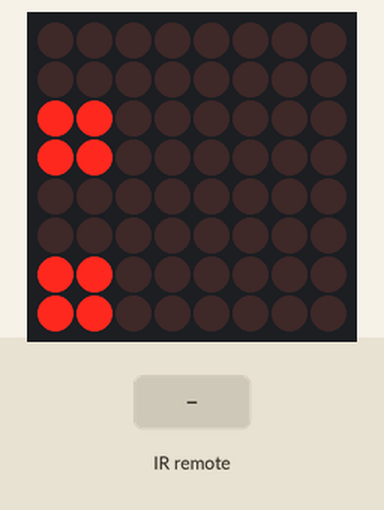
This sketch was run on a simulated Arduino Uno, built with avr-gcc and run on an emulated ATmega328P. Shown: 8×8 LED matrix. The test bench sets the inputs (shaded band). What the sketch prints to the serial monitor is not drawn.

Above: at 1.2 s.
1.3 s: infrared code 0xFFE21D received
2.8 s: infrared code 0xFFE01F received
Timing chart, 0 to 5.8 s (numbered marks = the images above; inputs shaded):
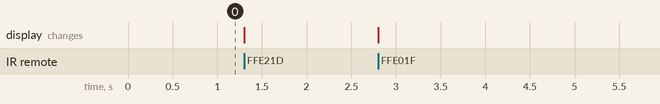

The sketch:

IR_Receiver_LED_Matrix.ino
```cpp
//www.elegoo.com
//2016.12.9

#include "IRremote.h"
#include "LedControl.h"

#define ACTION_DIGIT   100
#define ACTION_VOLUME  101
#define ACTION_UP_DOWN 102
#define ACTION_MOVE    103
#define ACTION_STOP    104
#define ACTION_EQ      105
#define ACTION_REPT    106
#define ACTION_POWER   107
#define ACTION_REPEAT  108
#define ACTION_PAUSE   109

int receiver    = 11; // Signal Pin of IR receiver to Arduino Digital Pin 11
int nextDigit   = 0;
int column      = 0;
int factor      = 2;
int intensity   = 8;
int nextAction  = 0;
int deltaVolume = 0;
int deltaMove   = 0;
int deltaUpDown = 0;


/*-----( Declare objects )-----*/
LedControl lc=LedControl(7,5,6,1);
IRrecv irrecv(receiver);     // create instance of 'irrecv'
decode_results results;      // create instance of 'decode_results'

/*-----( Function )-----*/
void translateIR() // takes action based on IR code received

// describing Remote IR codes

{

	switch(results.value)

	{
		case 0xFFA25D: nextAction = ACTION_POWER;                      break;
		case 0xFFE21D: nextAction = ACTION_STOP;                       break;
		case 0xFFA857: nextAction = ACTION_VOLUME;  deltaVolume = -1;  break;
		case 0xFF629D: nextAction = ACTION_VOLUME;  deltaVolume =  1;  break;
		case 0xFF22DD: nextAction = ACTION_MOVE;    deltaMove   = -1;  break;
		case 0xFFC23D: nextAction = ACTION_MOVE;    deltaMove   =  1;  break;
		case 0xFF02FD: nextAction = ACTION_PAUSE;                      break;
		case 0xFFE01F: nextAction = ACTION_UP_DOWN; deltaUpDown = -1;  break;
		case 0xFF906F: nextAction = ACTION_UP_DOWN; deltaUpDown =  1;  break;
		case 0xFF9867: nextAction = ACTION_EQ;                         break;
		case 0xFFB04F: nextAction = ACTION_REPT;                       break;
		case 0xFF6897: nextAction = ACTION_DIGIT;   nextDigit    = 0;  break;
		case 0xFF30CF: nextAction = ACTION_DIGIT;   nextDigit    = 1;  break;
		case 0xFF18E7: nextAction = ACTION_DIGIT;   nextDigit    = 2;  break;
		case 0xFF7A85: nextAction = ACTION_DIGIT;   nextDigit    = 3;  break;
		case 0xFF10EF: nextAction = ACTION_DIGIT;   nextDigit    = 4;  break;
		case 0xFF38C7: nextAction = ACTION_DIGIT;   nextDigit    = 5;  break;
		case 0xFF5AA5: nextAction = ACTION_DIGIT;   nextDigit    = 6;  break;
		case 0xFF42BD: nextAction = ACTION_DIGIT;   nextDigit    = 7;  break;
		case 0xFF4AB5: nextAction = ACTION_DIGIT;   nextDigit    = 8;  break;
		case 0xFF52AD: nextAction = ACTION_DIGIT;   nextDigit    = 9;  break;
		case 0xFFFFFFFF:                                               break; // Repeat: leave nextAction unchanged

		default:
			Serial.println(" other button   ");						   break;

	}


} //END translateIR

void executeAction(int action)
{
	Serial.print("Next action is: ");
	Serial.println(action);
	switch (action)
	{
	case ACTION_DIGIT:   handleDigit(nextDigit);        break;
	case ACTION_UP_DOWN: handleIntensity(deltaUpDown);  break;
	case ACTION_STOP:    handleStop();                  break;

	default:                                            break; //leave all other buttons unattended for now
	}
}

byte enlargeBinaryNumber(byte number, int factor) {
	// double each bit of the given number
	// factor must be 1 or 2
	// if factor = 2, only the 4 LSBs of number are used
	if (factor < 1) {
		factor = 1;
	}
	if (factor > 2) {
		factor = 2;
	}
	byte result = (byte) number;
	if (factor == 2) {
		number &= B00001111; // we only use the 4 LSBs of given number
		byte pattern = B00000001;
		result  = B00000000;
		for (int i = 0; i < 4; i++) {
			byte temp = number & pattern;
			result = result >> 2;
			if (temp == B00000001) {
				result |= B11000000;
			}
			number = number >> 1;
		}
	}

	return result;
}

void setDigitToMatrixColumn(int column, int digit, int factor, int intensity) {
	// print a number ranging from 0 - 59 into column and column + 1 of led matrix
	// each bit consists of a factor x factor array of LEDs
	// intensity must range from 0 .. 15
	byte largeDigit  = enlargeBinaryNumber((byte)(digit), factor);

	lc.setIntensity(0,intensity);
	for (int i=0; i < factor; i++) {
		lc.setColumn(0, factor * column + i, largeDigit);
	}
}

void wakeUpMatrix(void) {
	// The MAX72XX is in power-saving mode on startup, we have to do a wakeup call
	lc.shutdown(0,false);
	// Set the brightness to a medium value
	lc.setIntensity(0,intensity);
	// and clear the display
	lc.clearDisplay(0);
}

void handleIntensity(int delta)
{
	intensity += delta;
	if (intensity > 15) {
		intensity = 15;
	}
	if (intensity < 0) {
		intensity = 0;
	}
	lc.setIntensity(0,intensity);
}

void handleDigit(int digit)
{
	if (column < (8 / factor)) {
		if (digit < 10) {
			setDigitToMatrixColumn(column++, digit, factor, intensity);
			Serial.println(digit);
		}
	}
}

void handleStop(void)
{
	nextDigit = 0;
	column = 0;
	lc.clearDisplay(0);
	nextAction = 0;
	deltaVolume = 0;
	deltaMove = 0;
	deltaUpDown = 0;
}


void setup()   /*----( SETUP: RUNS ONCE )----*/
{
	wakeUpMatrix();
	setDigitToMatrixColumn(0, 5, factor, intensity);
	Serial.begin(9600);
	Serial.println("IR Receiver Button Decode");
	irrecv.enableIRIn(); // Start the receiver

}/*--(end setup )---*/


void loop()   /*----( LOOP: RUNS CONSTANTLY )----*/
{

	if (irrecv.decode(&results)) // have we received an IR signal?

	{

		translateIR();
		executeAction(nextAction);

		delay(500); // Do not get immediate repeat
		irrecv.resume(); // receive the next value
	}
}/* --(end main loop )-- */
```
